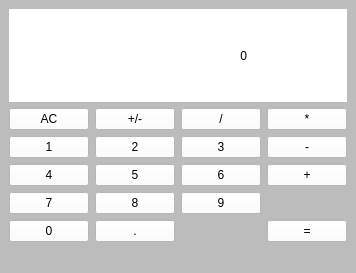
<?xml version="1.0" encoding="UTF-8"?>
<ui version="4.0">
 <class>MainWindow</class>
 <widget class="QMainWindow" name="MainWindow">
  <property name="geometry">
   <rect>
    <x>0</x>
    <y>0</y>
    <width>349</width>
    <height>273</height>
   </rect>
  </property>
  <property name="sizePolicy">
   <sizepolicy hsizetype="Fixed" vsizetype="Fixed">
    <horstretch>0</horstretch>
    <verstretch>0</verstretch>
   </sizepolicy>
  </property>
  <property name="windowTitle">
   <string>MainWindow</string>
  </property>
  <property name="styleSheet">
   <string notr="true">background-color: rgb(188, 188, 188);</string>
  </property>
  <widget class="QWidget" name="centralwidget">
   <layout class="QVBoxLayout" name="verticalLayout_2">
    <item>
     <layout class="QVBoxLayout" name="verticalLayout">
      <item>
       <widget class="QLabel" name="display">
        <property name="sizePolicy">
         <sizepolicy hsizetype="Preferred" vsizetype="MinimumExpanding">
          <horstretch>0</horstretch>
          <verstretch>0</verstretch>
         </sizepolicy>
        </property>
        <property name="styleSheet">
         <string notr="true">background-color: rgb(255, 255, 255);
</string>
        </property>
        <property name="text">
         <string>0</string>
        </property>
        <property name="textFormat">
         <enum>Qt::AutoText</enum>
        </property>
        <property name="alignment">
         <set>Qt::AlignRight|Qt::AlignTrailing|Qt::AlignVCenter</set>
        </property>
        <property name="indent">
         <number>100</number>
        </property>
       </widget>
      </item>
      <item>
       <layout class="QGridLayout" name="gridLayout">
        <item row="0" column="0">
         <widget class="QPushButton" name="clearButton">
          <property name="sizePolicy">
           <sizepolicy hsizetype="MinimumExpanding" vsizetype="MinimumExpanding">
            <horstretch>0</horstretch>
            <verstretch>0</verstretch>
           </sizepolicy>
          </property>
          <property name="styleSheet">
           <string notr="true">background-color: rgb(255, 255, 255);
</string>
          </property>
          <property name="text">
           <string>AC</string>
          </property>
          <property name="flat">
           <bool>false</bool>
          </property>
         </widget>
        </item>
        <item row="0" column="1">
         <widget class="QPushButton" name="plusMinusButton">
          <property name="sizePolicy">
           <sizepolicy hsizetype="MinimumExpanding" vsizetype="MinimumExpanding">
            <horstretch>0</horstretch>
            <verstretch>0</verstretch>
           </sizepolicy>
          </property>
          <property name="styleSheet">
           <string notr="true">background-color: rgb(255, 255, 255);</string>
          </property>
          <property name="text">
           <string>+/-</string>
          </property>
         </widget>
        </item>
        <item row="0" column="2">
         <widget class="QPushButton" name="divideButton">
          <property name="sizePolicy">
           <sizepolicy hsizetype="MinimumExpanding" vsizetype="MinimumExpanding">
            <horstretch>0</horstretch>
            <verstretch>0</verstretch>
           </sizepolicy>
          </property>
          <property name="styleSheet">
           <string notr="true">background-color: rgb(255, 255, 255);</string>
          </property>
          <property name="text">
           <string>/</string>
          </property>
         </widget>
        </item>
        <item row="0" column="3">
         <widget class="QPushButton" name="multiplyButton">
          <property name="sizePolicy">
           <sizepolicy hsizetype="Minimum" vsizetype="MinimumExpanding">
            <horstretch>0</horstretch>
            <verstretch>0</verstretch>
           </sizepolicy>
          </property>
          <property name="styleSheet">
           <string notr="true">background-color: rgb(255, 255, 255);</string>
          </property>
          <property name="text">
           <string>*</string>
          </property>
         </widget>
        </item>
        <item row="1" column="0">
         <widget class="QPushButton" name="one">
          <property name="sizePolicy">
           <sizepolicy hsizetype="MinimumExpanding" vsizetype="MinimumExpanding">
            <horstretch>0</horstretch>
            <verstretch>0</verstretch>
           </sizepolicy>
          </property>
          <property name="styleSheet">
           <string notr="true">background-color: rgb(255, 255, 255);</string>
          </property>
          <property name="text">
           <string>1</string>
          </property>
         </widget>
        </item>
        <item row="2" column="0">
         <widget class="QPushButton" name="four">
          <property name="sizePolicy">
           <sizepolicy hsizetype="MinimumExpanding" vsizetype="MinimumExpanding">
            <horstretch>0</horstretch>
            <verstretch>0</verstretch>
           </sizepolicy>
          </property>
          <property name="styleSheet">
           <string notr="true">background-color: rgb(255, 255, 255);</string>
          </property>
          <property name="text">
           <string>4</string>
          </property>
         </widget>
        </item>
        <item row="3" column="0">
         <widget class="QPushButton" name="seven">
          <property name="sizePolicy">
           <sizepolicy hsizetype="MinimumExpanding" vsizetype="MinimumExpanding">
            <horstretch>0</horstretch>
            <verstretch>0</verstretch>
           </sizepolicy>
          </property>
          <property name="styleSheet">
           <string notr="true">background-color: rgb(255, 255, 255);</string>
          </property>
          <property name="text">
           <string>7</string>
          </property>
         </widget>
        </item>
        <item row="4" column="0">
         <widget class="QPushButton" name="zero">
          <property name="sizePolicy">
           <sizepolicy hsizetype="MinimumExpanding" vsizetype="MinimumExpanding">
            <horstretch>0</horstretch>
            <verstretch>0</verstretch>
           </sizepolicy>
          </property>
          <property name="styleSheet">
           <string notr="true">background-color: rgb(255, 255, 255);</string>
          </property>
          <property name="text">
           <string>0</string>
          </property>
         </widget>
        </item>
        <item row="1" column="1">
         <widget class="QPushButton" name="two">
          <property name="sizePolicy">
           <sizepolicy hsizetype="MinimumExpanding" vsizetype="MinimumExpanding">
            <horstretch>0</horstretch>
            <verstretch>0</verstretch>
           </sizepolicy>
          </property>
          <property name="styleSheet">
           <string notr="true">background-color: rgb(255, 255, 255);</string>
          </property>
          <property name="text">
           <string>2</string>
          </property>
         </widget>
        </item>
        <item row="2" column="1">
         <widget class="QPushButton" name="five">
          <property name="sizePolicy">
           <sizepolicy hsizetype="MinimumExpanding" vsizetype="MinimumExpanding">
            <horstretch>0</horstretch>
            <verstretch>0</verstretch>
           </sizepolicy>
          </property>
          <property name="styleSheet">
           <string notr="true">background-color: rgb(255, 255, 255);</string>
          </property>
          <property name="text">
           <string>5</string>
          </property>
         </widget>
        </item>
        <item row="3" column="1">
         <widget class="QPushButton" name="eight">
          <property name="sizePolicy">
           <sizepolicy hsizetype="MinimumExpanding" vsizetype="MinimumExpanding">
            <horstretch>0</horstretch>
            <verstretch>0</verstretch>
           </sizepolicy>
          </property>
          <property name="styleSheet">
           <string notr="true">background-color: rgb(255, 255, 255);</string>
          </property>
          <property name="text">
           <string>8</string>
          </property>
         </widget>
        </item>
        <item row="4" column="1">
         <widget class="QPushButton" name="decimalButton">
          <property name="sizePolicy">
           <sizepolicy hsizetype="MinimumExpanding" vsizetype="MinimumExpanding">
            <horstretch>0</horstretch>
            <verstretch>0</verstretch>
           </sizepolicy>
          </property>
          <property name="styleSheet">
           <string notr="true">background-color: rgb(255, 255, 255);</string>
          </property>
          <property name="text">
           <string>.</string>
          </property>
         </widget>
        </item>
        <item row="1" column="2">
         <widget class="QPushButton" name="three">
          <property name="sizePolicy">
           <sizepolicy hsizetype="MinimumExpanding" vsizetype="MinimumExpanding">
            <horstretch>0</horstretch>
            <verstretch>0</verstretch>
           </sizepolicy>
          </property>
          <property name="styleSheet">
           <string notr="true">background-color: rgb(255, 255, 255);</string>
          </property>
          <property name="text">
           <string>3</string>
          </property>
         </widget>
        </item>
        <item row="2" column="2">
         <widget class="QPushButton" name="six">
          <property name="sizePolicy">
           <sizepolicy hsizetype="MinimumExpanding" vsizetype="MinimumExpanding">
            <horstretch>0</horstretch>
            <verstretch>0</verstretch>
           </sizepolicy>
          </property>
          <property name="styleSheet">
           <string notr="true">background-color: rgb(255, 255, 255);</string>
          </property>
          <property name="text">
           <string>6</string>
          </property>
         </widget>
        </item>
        <item row="1" column="3">
         <widget class="QPushButton" name="minusButton">
          <property name="sizePolicy">
           <sizepolicy hsizetype="Minimum" vsizetype="MinimumExpanding">
            <horstretch>0</horstretch>
            <verstretch>0</verstretch>
           </sizepolicy>
          </property>
          <property name="styleSheet">
           <string notr="true">background-color: rgb(255, 255, 255);</string>
          </property>
          <property name="text">
           <string>-</string>
          </property>
         </widget>
        </item>
        <item row="3" column="2">
         <widget class="QPushButton" name="nine">
          <property name="sizePolicy">
           <sizepolicy hsizetype="MinimumExpanding" vsizetype="MinimumExpanding">
            <horstretch>0</horstretch>
            <verstretch>0</verstretch>
           </sizepolicy>
          </property>
          <property name="styleSheet">
           <string notr="true">background-color: rgb(255, 255, 255);</string>
          </property>
          <property name="text">
           <string>9</string>
          </property>
         </widget>
        </item>
        <item row="2" column="3">
         <widget class="QPushButton" name="plusButton">
          <property name="sizePolicy">
           <sizepolicy hsizetype="Minimum" vsizetype="MinimumExpanding">
            <horstretch>0</horstretch>
            <verstretch>0</verstretch>
           </sizepolicy>
          </property>
          <property name="styleSheet">
           <string notr="true">background-color: rgb(255, 255, 255);</string>
          </property>
          <property name="text">
           <string>+</string>
          </property>
         </widget>
        </item>
        <item row="4" column="3">
         <widget class="QPushButton" name="equalsButton">
          <property name="sizePolicy">
           <sizepolicy hsizetype="MinimumExpanding" vsizetype="MinimumExpanding">
            <horstretch>0</horstretch>
            <verstretch>0</verstretch>
           </sizepolicy>
          </property>
          <property name="styleSheet">
           <string notr="true">background-color: rgb(255, 255, 255);</string>
          </property>
          <property name="text">
           <string>=</string>
          </property>
         </widget>
        </item>
       </layout>
      </item>
     </layout>
    </item>
   </layout>
  </widget>
  <widget class="QStatusBar" name="statusbar"/>
 </widget>
 <resources/>
 <connections/>
</ui>
